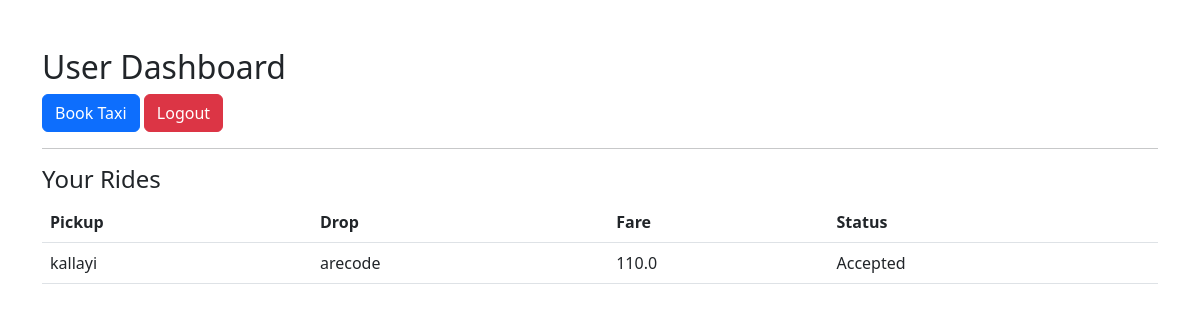
Page /dashboard (signed in) on the earlier database version.
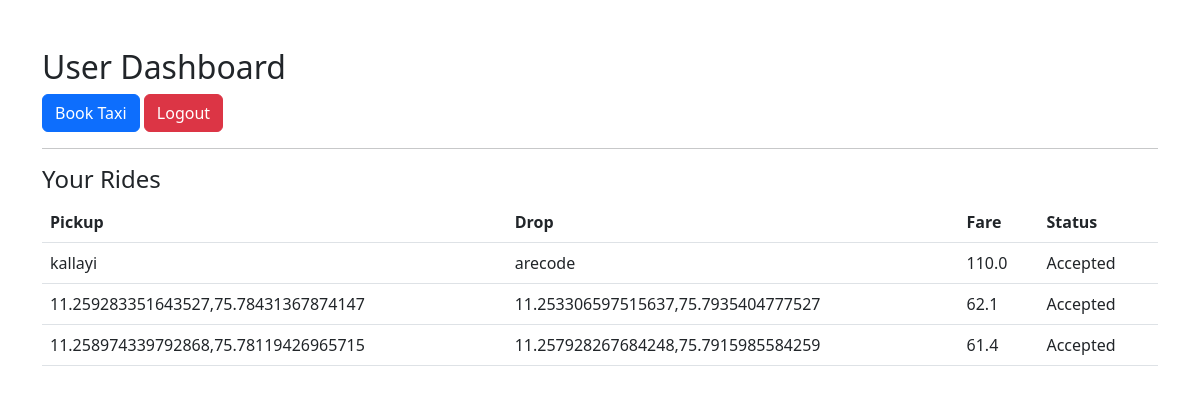
Same page on the later database version.
### app.py (models this page shows)
class Booking(db.Model):
    id = db.Column(db.Integer, primary_key=True)
    pickup = db.Column(db.String(200))
    drop = db.Column(db.String(200))
    distance = db.Column(db.Float)
    fare = db.Column(db.Float)
    status = db.Column(db.String(20), default="Pending")
    user_id = db.Column(db.Integer, db.ForeignKey('user.id'))
    driver_id = db.Column(db.Integer, nullable=True)
    timestamp = db.Column(db.DateTime, default=datetime.datetime.utcnow)

### app.py (the view)
@app.route("/dashboard")
@login_required
def dashboard():
    bookings = Booking.query.filter_by(user_id=current_user.id).all()
    return render_template("dashboard.html", bookings=bookings)

### app.py (called while the page is built)
@login_manager.user_loader
def load_user(user_id):
    return User.query.get(int(user_id))

### templates/dashboard.html
{% extends "base.html" %}
{% block content %}
<h2>User Dashboard</h2>
<a href="/book" class="btn btn-primary">Book Taxi</a>
<a href="/logout" class="btn btn-danger">Logout</a>
<hr>
<h4>Your Rides</h4>
<table class="table">
<tr><th>Pickup</th><th>Drop</th><th>Fare</th><th>Status</th></tr>
{% for b in bookings %}
<tr>
<td>{{ b.pickup }}</td>
<td>{{ b.drop }}</td>
<td>{{ b.fare }}</td>
<td>{{ b.status }}</td>
</tr>
{% endfor %}
</table>
{% endblock %}

### templates/base.html (shortened to what this page needs)
<!DOCTYPE html>
<html>
<head>
    <link rel="stylesheet" href="https://cdn.jsdelivr.net/npm/bootstrap@5.3.0/dist/css/bootstrap.min.css">
</head>
<body class="container mt-5">
    {% block content %}{% endblock %}
</body>
</html>

Differences in the rows shown:
added Booking: pickup "11.259283351643527,75.78431367874147", drop "11.253306597515637,75.7935404777527", fare "62.1", status "Accepted"
added Booking: pickup "11.258974339792868,75.78119426965715", drop "11.257928267684248,75.7915985584259", fare "61.4", status "Accepted"
